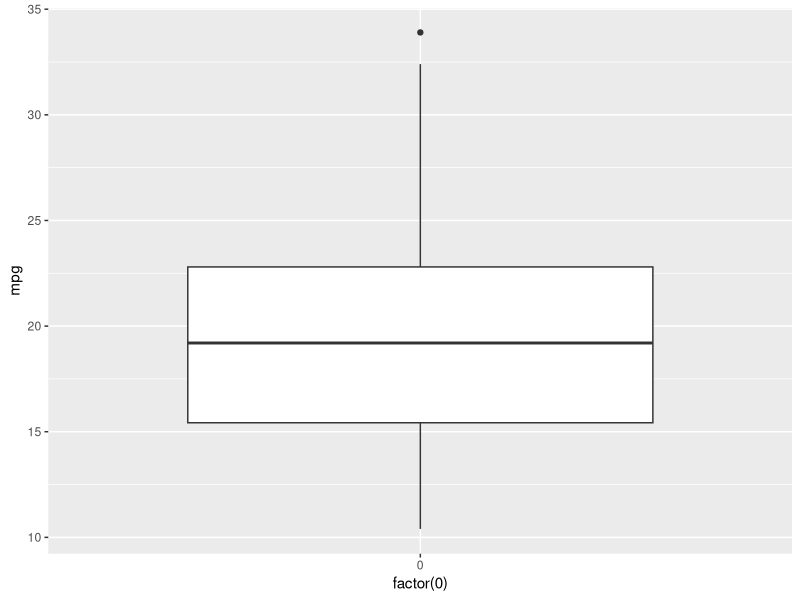
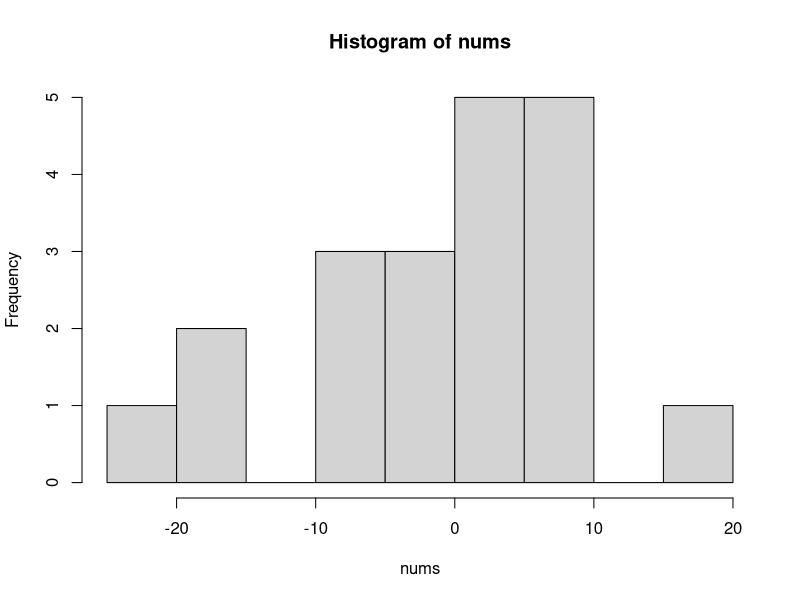

The R source for these figures, in order:
## ---- chunk 1
library(dplyr)
length(mtcars$mpg)
mpg <- sort(mtcars$mpg)

# calculate cut off positions
pos <- c(0, 0.25, 0.5, 0.75, 0.1) * 32 + 1
pos

# calculate the quartiles manually
first_quartile <- mpg[9]
second_quartile <- mpg[17]  
third_quartile <- mpg[25]

c(first_quartile, second_quartile, third_quartile)

# use `quantile` function which sorts the data for you as well
quantile(mtcars$mpg)
sort(mtcars$mpg) %>% 
  quantile()
## ---- chunk 2
quantile(mtcars$mpg, c(.15, .25, .50, .75, .85))
## ---- chunk 3
lower_quartile <- quantile(mtcars$mpg)[[2]]
upper_quartile <- quantile(mtcars$mpg)[[4]]

# calculate manually
upper_quartile - lower_quartile
IQR(mtcars$mpg) == upper_quartile - lower_quartile
## ---- chunk 4
library(ggplot2)
ggplot(mtcars, aes(x=factor(0), mpg)) +
  geom_boxplot()
## ---- chunk 5
mtcars$mpg
mean(mtcars$mpg)

# manual calculation of unbiased sample variance
var_mpg <- sum((mtcars$mpg - mean(mtcars$mpg))^2) / (length(mtcars$mpg) - 1)
var_mpg == var(mtcars$mpg)

sqrt(var_mpg) == sd(mtcars$mpg)
## ---- chunk 6
nums <- rnorm(20, 0, 10)
hist(nums)
z_score = (nums - mean(nums)) / sd(nums)
scale(nums)
